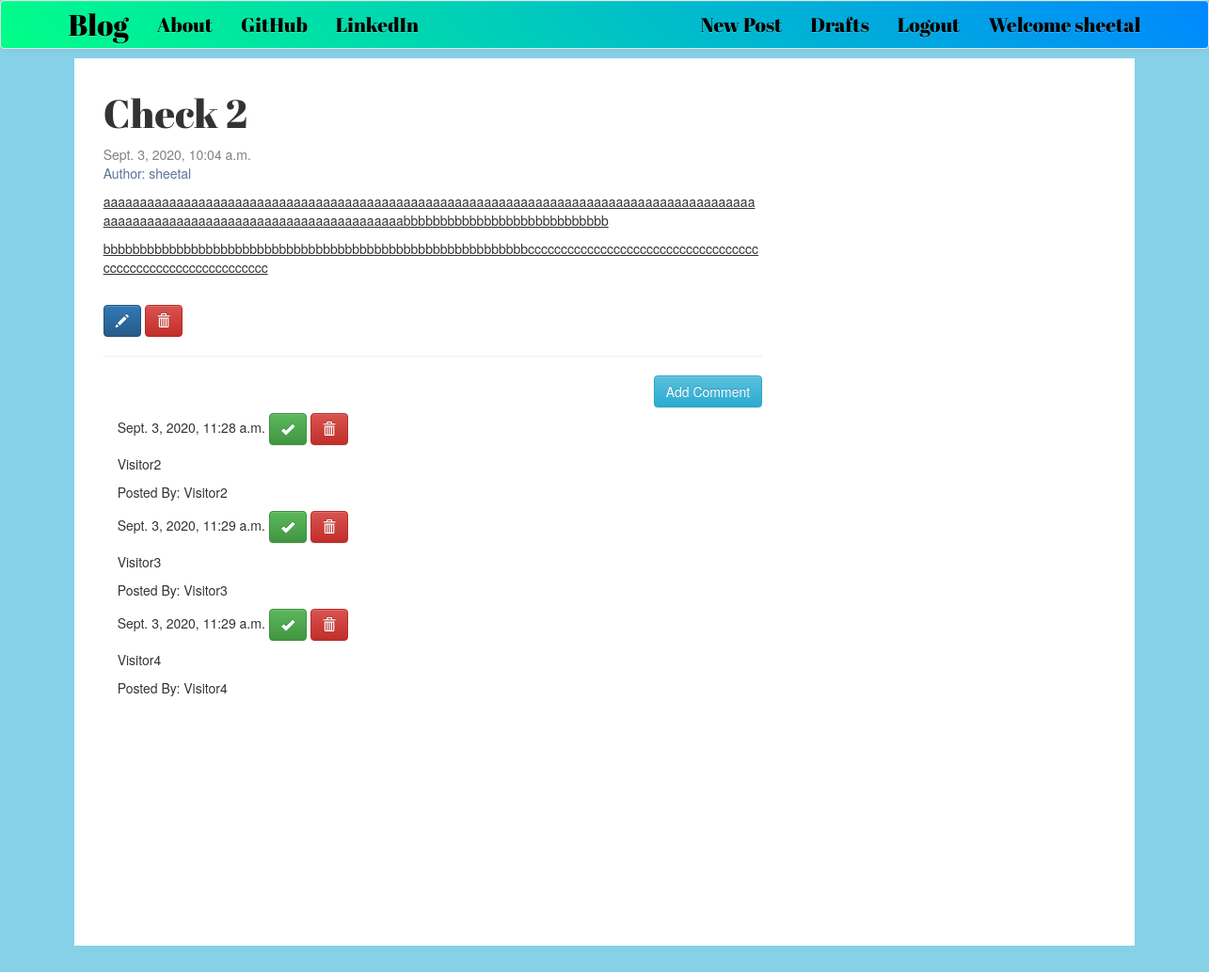
Screenshot of /post/18 (signed in) with the database file from the repository.
### blog/models.py (models this page shows, shortened)
class Post(models.Model):
    author = models.ForeignKey('auth.User',on_delete=models.CASCADE)
    title = models.CharField(max_length=200)
    text = models.TextField()
    created_date = models.DateTimeField(default=timezone.now)
    published_date = models.DateTimeField(blank=True,null=True)

class Comment(models.Model):
    post = models.ForeignKey('blog.Post',related_name='comments',on_delete=models.CASCADE)
    author = models.CharField(max_length=200)
    text = models.TextField()
    created_date = models.DateTimeField(default=timezone.now)
    approved_comment = models.BooleanField(default=False)

### blog/views.py (the view)
# urls.py: path('post/<int:pk>',views.PostDetailView.as_view(),name='post_detail'),
class PostDetailView(DetailView):
    model = Post

### blog/templates/blog/post_detail.html (shortened to what this page needs)
<!DOCTYPE html>
{% extends 'blog/base.html' %}
{% block content %}
<h1 class="posttitle">{{post.title}}</h1>
{% if post.published_date %}
  <div class="date postdate">
    {{post.published_date}}
  </div>
{% else %}
  <div class="date postdate">
    <p>Created On: {{post.created_date}}</p>
  </div>
  <br>
  <a class="btn btn-info" href="{% url 'post_publish' pk=post.pk %}">Publish</a>
{% endif %}
<div class="date author">
  <p>Author: {{post.author}}</p>
</div>
<p class="postcontent">{{post.text|safe|linebreaksbr}}</p>
<br>
{% if user.is_authenticated %}
{% ifequal user.username post.author.username %}
  <a class="btn btn-primary" href="{% url 'post_edit' pk=post.pk %}"> <span class="glyphicon glyphicon-pencil"></span></a>
  <a class="btn btn-danger" href="{% url 'post_remove' pk=post.pk %}"><span class="glyphicon glyphicon-trash"></span></a>
{% endifequal %}
{% endif %}
<hr>
<a class="btn btn-info btn-comment" href="{% url 'add_comment_to_post' pk=post.pk %}">Add Comment</a>
<div class="container">
  <br>
    <br>
    {% for comment in post.comments.all %}
      {% if user.is_authenticated  and not comment.approved_comment %}
      {% ifequal user.username post.author.username %}
        {{comment.created_date}}
        <a class="btn btn-success" href="{% url 'comment_approve' pk=comment.pk %}"> <span class="glyphicon glyphicon-ok"></span></a>
        <a class="btn btn-danger" href="{% url 'comment_remove' pk=comment.pk %}"> <span class="glyphicon glyphicon-trash"></span></a>
        <p>{{comment.text|safe|linebreaksbr}}</p>
        <p>Posted By: {{comment.author}}</p>
      {% endifequal %}
      {% endif %}
    {% empty %}
    <div class="no-comment">
      <p>No Comments</p>
    </div>
    {% endfor %}
</div>
{% endblock %}

### blog/templates/blog/base.html (shortened to what this page needs)
<!DOCTYPE html>
{% load static  %}
<html lang="en" dir="ltr">
  <head>
    <link rel="stylesheet" href="https://maxcdn.bootstrapcdn.com/bootstrap/3.3.7/css/bootstrap.min.css">
    <link rel="stylesheet" href="https://maxcdn.bootstrapcdn.com/bootstrap/3.3.7/css/bootstrap-theme.min.css">
    <link rel="stylesheet" href="//cdn.jsdelivr.net/npm/medium-editor@latest/dist/css/medium-editor.min.css" type="text/css" media="screen" charset="utf-8">
    <link rel="stylesheet" href="{% static 'css/blog.css' %}">
  </head>
  <body class="format-body">
    <nav class="navbar navbar-default custom-navbar loader techfont">
      <div class="container">
        <ul class="nav navbar-nav">
        <li> <a class="navbar-brand bigbrand" href="{% url 'post_list' %}">Blog</a> </li>
        <li> <a class="nav-text" href="{% url 'about' %}">About</a> </li>
        <li> <a class="nav-text" href="https://www.github.com">GitHub</a> </li>
        <li> <a class="nav-text" href="https://www.linkedin.com">LinkedIn</a> </li>
        </ul>
        <ul class="nav navbar-nav navbar-right">
          {% if user.is_authenticated %}
          <li> <a class="nav-text" href="{% url 'post_new' %}">New Post</a> </li>
          <li> <a class="nav-text" href="{% url 'post_draft_list' %}">Drafts</a> </li>
          <li> <a class="nav-text" href="{% url 'logout' %}">Logout</a> </li>
          <li> <a class="nav-text" >Welcome {{user.username}}</a> </li>
          {% else %}
          <li> <a class="nav navbar-right nav-text" href="{% url 'login' %}">Login <span class="glyphicon glyphicon-user"></span> </a> </li>
          <li> <a class="nav navbar-right nav-text" href="{% url 'login_user_module:register' %}">Sign Up</a> </li>
          {% endif %}
        </ul>
      </div>
    </nav>
    <div class="content container">
      <div class="row  format-content">
          <div class="col-md-8">
            <div class="blog_posts">
              {% block content %}
              {% endblock %}
            </div>
          </div>
      </div>
    </div>
  </body>
</html>

### blog/static/css/blog.css (style rules this page uses)
.bigbrand { font-size: 1.5em; color: black !important; }
.nav-text { color: black !important; }
.techfont { font-family: 'Abril Fatface', cursive; font-size: 1.5em; margin-bottom: 10px; }
.date { color: grey; }
.author { color: rgb(92, 116, 156); }
.posttitle { font-family: 'Abril Fatface', cursive; font-size: 3em; }
.postcontent { font-family: 'Gayathri', sans-serif; font-size: 1.2em; }
.btn-comment { float: right; }
.format-body { background: rgb(135, 209, 232); }
.content { position: absolute; margin-left: 5%; margin-right: 5%; margin-top: 0; width: 90%; height: 100%; }
.format-content { padding: 1.1em; background: #FFFFFF; margin-left: auto; margin-right: auto; min-height: 90%; overflow-wrap: break-word; word-wrap: break-word; hyphens: auto; }
.loader { filter:hue-rotate(0deg); background:linear-gradient(45deg,#0f8,#08f); animation:hue 10000ms infinite linear; }

### rows the page displays
Post: title "Check 2", published_date "Sept. 3, 2020, 10:04 a.m.", author "sheetal", text "aaaaaaaaaaaaaaaaaaaaaaaaaaaaaaaaaaaaaaaaaaaaaaaaaaaaaaaaaaaaaaaaaaaaaaaaaaaaaaaaaaaaaaaaaaaaaaaaaaaaaaaaaaaaaaaaaaaaaaaaaaaaaaaaaabbbbbbbbbbbbbbbbbbbbbbbbbbbb bbbbbbbbbbbbbbbbbbbbbbbbbbbbbbbbbbbbbbbbbbbbbbbbbbbbbbbbbbcccccccccccccccccccccccccccccccccccccccccccccccccccccccccccc"
Comment: created_date "Sept. 3, 2020, 11:28 a.m.", text "Visitor2", author "Visitor2"
Comment: created_date "Sept. 3, 2020, 11:29 a.m.", text "Visitor3", author "Visitor3"
Comment: created_date "Sept. 3, 2020, 11:29 a.m.", text "Visitor4", author "Visitor4"

### other values shown
{{ user.username }} "sheetal"
